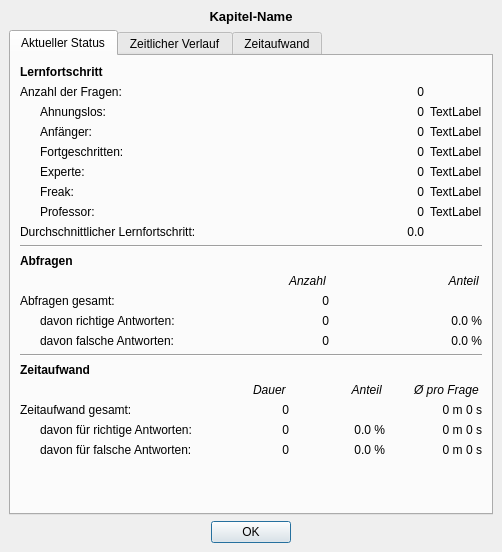
<ui version="4.0" >
 <class>DlgLearnStatistic</class>
 <widget class="QDialog" name="DlgLearnStatistic" >
  <property name="geometry" >
   <rect>
    <x>0</x>
    <y>0</y>
    <width>502</width>
    <height>552</height>
   </rect>
  </property>
  <property name="windowTitle" >
   <string>Lernstatistik</string>
  </property>
  <layout class="QVBoxLayout" >
   <property name="margin" >
    <number>9</number>
   </property>
   <property name="spacing" >
    <number>6</number>
   </property>
   <item>
    <widget class="QLabel" name="labChapter" >
     <property name="font" >
      <font>
       <family>MS Shell Dlg 2</family>
       <pointsize>10</pointsize>
       <weight>75</weight>
       <italic>false</italic>
       <bold>true</bold>
       <underline>false</underline>
       <strikeout>false</strikeout>
      </font>
     </property>
     <property name="text" >
      <string>Kapitel-Name</string>
     </property>
     <property name="alignment" >
      <set>Qt::AlignCenter</set>
     </property>
    </widget>
   </item>
   <item>
    <widget class="QTabWidget" name="tabWidget" >
     <property name="currentIndex" >
      <number>0</number>
     </property>
     <widget class="QWidget" name="tab" >
      <attribute name="title" >
       <string>Aktueller Status</string>
      </attribute>
      <layout class="QVBoxLayout" >
       <property name="margin" >
        <number>9</number>
       </property>
       <property name="spacing" >
        <number>6</number>
       </property>
       <item>
        <widget class="QLabel" name="label_15" >
         <property name="font" >
          <font>
           <weight>75</weight>
           <bold>true</bold>
          </font>
         </property>
         <property name="text" >
          <string>Lernfortschritt</string>
         </property>
        </widget>
       </item>
       <item>
        <layout class="QGridLayout" >
         <property name="margin" >
          <number>0</number>
         </property>
         <property name="spacing" >
          <number>6</number>
         </property>
         <item row="7" column="0" >
          <widget class="QLabel" name="label_4" >
           <property name="text" >
            <string>Durchschnittlicher Lernfortschritt:</string>
           </property>
          </widget>
         </item>
         <item row="4" column="3" >
          <widget class="QLabel" name="labChapterRareBar" >
           <property name="text" >
            <string>TextLabel</string>
           </property>
          </widget>
         </item>
         <item row="0" column="3" >
          <widget class="QLabel" name="labChapterCountBar" >
           <property name="text" >
            <string/>
           </property>
          </widget>
         </item>
         <item row="5" column="2" >
          <widget class="QLabel" name="labChapterVeryRare" >
           <property name="text" >
            <string>0</string>
           </property>
           <property name="alignment" >
            <set>Qt::AlignRight|Qt::AlignTrailing|Qt::AlignVCenter</set>
           </property>
          </widget>
         </item>
         <item row="2" column="0" >
          <widget class="QLabel" name="label_11" >
           <property name="text" >
            <string>Anfänger:</string>
           </property>
           <property name="indent" >
            <number>20</number>
           </property>
          </widget>
         </item>
         <item row="4" column="2" >
          <widget class="QLabel" name="labChapterRare" >
           <property name="text" >
            <string>0</string>
           </property>
           <property name="alignment" >
            <set>Qt::AlignRight|Qt::AlignTrailing|Qt::AlignVCenter</set>
           </property>
          </widget>
         </item>
         <item row="7" column="2" >
          <widget class="QLabel" name="labChapterAvgText" >
           <property name="toolTip" >
            <string>0.0 = Ahnungslos&lt;br>1.0 = Anfänger&lt;br>2.0 = Fortgeschritten&lt;br>3.0 = Experte&lt;br>4.0 = Freak&lt;br>5.0 = Professor</string>
           </property>
           <property name="text" >
            <string>0.0</string>
           </property>
           <property name="alignment" >
            <set>Qt::AlignRight|Qt::AlignTrailing|Qt::AlignVCenter</set>
           </property>
          </widget>
         </item>
         <item row="5" column="0" >
          <widget class="QLabel" name="label_14" >
           <property name="text" >
            <string>Freak:</string>
           </property>
           <property name="indent" >
            <number>20</number>
           </property>
          </widget>
         </item>
         <item row="3" column="3" >
          <widget class="QLabel" name="labChapterNormalBar" >
           <property name="text" >
            <string>TextLabel</string>
           </property>
          </widget>
         </item>
         <item row="0" column="2" >
          <widget class="QLabel" name="labChapterCount" >
           <property name="toolTip" >
            <string>Gesamt-Anzahl der Fragen dieses Kapitels</string>
           </property>
           <property name="text" >
            <string>0</string>
           </property>
           <property name="alignment" >
            <set>Qt::AlignRight|Qt::AlignTrailing|Qt::AlignVCenter</set>
           </property>
          </widget>
         </item>
         <item row="6" column="2" >
          <widget class="QLabel" name="labChapterExtremeRare" >
           <property name="text" >
            <string>0</string>
           </property>
           <property name="alignment" >
            <set>Qt::AlignRight|Qt::AlignTrailing|Qt::AlignVCenter</set>
           </property>
          </widget>
         </item>
         <item row="3" column="0" >
          <widget class="QLabel" name="label_12" >
           <property name="text" >
            <string>Fortgeschritten:</string>
           </property>
           <property name="indent" >
            <number>20</number>
           </property>
          </widget>
         </item>
         <item row="2" column="2" >
          <widget class="QLabel" name="labChapterOften" >
           <property name="text" >
            <string>0</string>
           </property>
           <property name="alignment" >
            <set>Qt::AlignRight|Qt::AlignTrailing|Qt::AlignVCenter</set>
           </property>
          </widget>
         </item>
         <item row="1" column="2" >
          <widget class="QLabel" name="labChapterVeryOften" >
           <property name="minimumSize" >
            <size>
             <width>40</width>
             <height>0</height>
            </size>
           </property>
           <property name="text" >
            <string>0</string>
           </property>
           <property name="alignment" >
            <set>Qt::AlignRight|Qt::AlignTrailing|Qt::AlignVCenter</set>
           </property>
          </widget>
         </item>
         <item row="4" column="1" >
          <widget class="QLabel" name="label_9" >
           <property name="sizePolicy" >
            <sizepolicy>
             <hsizetype>1</hsizetype>
             <vsizetype>5</vsizetype>
             <horstretch>0</horstretch>
             <verstretch>0</verstretch>
            </sizepolicy>
           </property>
           <property name="text" >
            <string/>
           </property>
           <property name="pixmap" >
            <pixmap resource="afutrainer.qrc" >:/icons/16x16/level3.png</pixmap>
           </property>
          </widget>
         </item>
         <item row="1" column="1" >
          <widget class="QLabel" name="label_6" >
           <property name="sizePolicy" >
            <sizepolicy>
             <hsizetype>1</hsizetype>
             <vsizetype>5</vsizetype>
             <horstretch>0</horstretch>
             <verstretch>0</verstretch>
            </sizepolicy>
           </property>
           <property name="text" >
            <string/>
           </property>
           <property name="pixmap" >
            <pixmap resource="afutrainer.qrc" >:/icons/16x16/level0.png</pixmap>
           </property>
          </widget>
         </item>
         <item row="0" column="0" >
          <widget class="QLabel" name="label" >
           <property name="text" >
            <string>Anzahl der Fragen:</string>
           </property>
          </widget>
         </item>
         <item row="3" column="2" >
          <widget class="QLabel" name="labChapterNormal" >
           <property name="text" >
            <string>0</string>
           </property>
           <property name="alignment" >
            <set>Qt::AlignRight|Qt::AlignTrailing|Qt::AlignVCenter</set>
           </property>
          </widget>
         </item>
         <item row="6" column="3" >
          <widget class="QLabel" name="labChapterExtremeRareBar" >
           <property name="text" >
            <string>TextLabel</string>
           </property>
          </widget>
         </item>
         <item row="4" column="0" >
          <widget class="QLabel" name="label_13" >
           <property name="text" >
            <string>Experte:</string>
           </property>
           <property name="indent" >
            <number>20</number>
           </property>
          </widget>
         </item>
         <item row="6" column="0" >
          <widget class="QLabel" name="label_3" >
           <property name="text" >
            <string>Professor:</string>
           </property>
           <property name="indent" >
            <number>20</number>
           </property>
          </widget>
         </item>
         <item row="3" column="1" >
          <widget class="QLabel" name="label_8" >
           <property name="sizePolicy" >
            <sizepolicy>
             <hsizetype>1</hsizetype>
             <vsizetype>5</vsizetype>
             <horstretch>0</horstretch>
             <verstretch>0</verstretch>
            </sizepolicy>
           </property>
           <property name="text" >
            <string/>
           </property>
           <property name="pixmap" >
            <pixmap resource="afutrainer.qrc" >:/icons/16x16/level2.png</pixmap>
           </property>
          </widget>
         </item>
         <item row="7" column="1" >
          <widget class="QLabel" name="labChapterAvgIcon" >
           <property name="text" >
            <string/>
           </property>
           <property name="pixmap" >
            <pixmap resource="afutrainer.qrc" >:/icons/16x16/level0.png</pixmap>
           </property>
          </widget>
         </item>
         <item row="6" column="1" >
          <widget class="QLabel" name="label_19" >
           <property name="toolTip" >
            <string>Smiley mit Doktorhut</string>
           </property>
           <property name="text" >
            <string/>
           </property>
           <property name="pixmap" >
            <pixmap resource="afutrainer.qrc" >:/icons/16x16/level5.png</pixmap>
           </property>
          </widget>
         </item>
         <item row="5" column="1" >
          <widget class="QLabel" name="label_10" >
           <property name="sizePolicy" >
            <sizepolicy>
             <hsizetype>1</hsizetype>
             <vsizetype>5</vsizetype>
             <horstretch>0</horstretch>
             <verstretch>0</verstretch>
            </sizepolicy>
           </property>
           <property name="text" >
            <string/>
           </property>
           <property name="pixmap" >
            <pixmap resource="afutrainer.qrc" >:/icons/16x16/level4.png</pixmap>
           </property>
          </widget>
         </item>
         <item row="1" column="3" >
          <widget class="QLabel" name="labChapterVeryOftenBar" >
           <property name="text" >
            <string>TextLabel</string>
           </property>
          </widget>
         </item>
         <item row="1" column="0" >
          <widget class="QLabel" name="label_5" >
           <property name="sizePolicy" >
            <sizepolicy>
             <hsizetype>3</hsizetype>
             <vsizetype>5</vsizetype>
             <horstretch>0</horstretch>
             <verstretch>0</verstretch>
            </sizepolicy>
           </property>
           <property name="text" >
            <string>Ahnungslos:</string>
           </property>
           <property name="indent" >
            <number>20</number>
           </property>
          </widget>
         </item>
         <item row="2" column="3" >
          <widget class="QLabel" name="labChapterOftenBar" >
           <property name="text" >
            <string>TextLabel</string>
           </property>
          </widget>
         </item>
         <item row="5" column="3" >
          <widget class="QLabel" name="labChapterVeryRareBar" >
           <property name="text" >
            <string>TextLabel</string>
           </property>
          </widget>
         </item>
         <item row="2" column="1" >
          <widget class="QLabel" name="label_7" >
           <property name="sizePolicy" >
            <sizepolicy>
             <hsizetype>1</hsizetype>
             <vsizetype>5</vsizetype>
             <horstretch>0</horstretch>
             <verstretch>0</verstretch>
            </sizepolicy>
           </property>
           <property name="text" >
            <string/>
           </property>
           <property name="pixmap" >
            <pixmap resource="afutrainer.qrc" >:/icons/16x16/level1.png</pixmap>
           </property>
          </widget>
         </item>
        </layout>
       </item>
       <item>
        <widget class="Line" name="line" >
         <property name="orientation" >
          <enum>Qt::Horizontal</enum>
         </property>
        </widget>
       </item>
       <item>
        <widget class="QLabel" name="label_16" >
         <property name="font" >
          <font>
           <weight>75</weight>
           <bold>true</bold>
          </font>
         </property>
         <property name="text" >
          <string>Abfragen</string>
         </property>
        </widget>
       </item>
       <item>
        <layout class="QGridLayout" >
         <property name="margin" >
          <number>0</number>
         </property>
         <property name="spacing" >
          <number>6</number>
         </property>
         <item row="2" column="1" >
          <widget class="QLabel" name="labClickCorrect" >
           <property name="text" >
            <string>0</string>
           </property>
           <property name="alignment" >
            <set>Qt::AlignRight|Qt::AlignTrailing|Qt::AlignVCenter</set>
           </property>
          </widget>
         </item>
         <item row="2" column="2" >
          <widget class="QLabel" name="labClickCorrectP" >
           <property name="text" >
            <string>0.0 %</string>
           </property>
           <property name="alignment" >
            <set>Qt::AlignRight|Qt::AlignTrailing|Qt::AlignVCenter</set>
           </property>
          </widget>
         </item>
         <item row="3" column="0" >
          <widget class="QLabel" name="label_20" >
           <property name="text" >
            <string>davon falsche Antworten:</string>
           </property>
           <property name="indent" >
            <number>20</number>
           </property>
          </widget>
         </item>
         <item row="2" column="0" >
          <widget class="QLabel" name="label_18" >
           <property name="text" >
            <string>davon richtige Antworten:</string>
           </property>
           <property name="indent" >
            <number>20</number>
           </property>
          </widget>
         </item>
         <item row="3" column="1" >
          <widget class="QLabel" name="labClickWrong" >
           <property name="text" >
            <string>0</string>
           </property>
           <property name="alignment" >
            <set>Qt::AlignRight|Qt::AlignTrailing|Qt::AlignVCenter</set>
           </property>
          </widget>
         </item>
         <item row="1" column="0" >
          <widget class="QLabel" name="label_17" >
           <property name="text" >
            <string>Abfragen gesamt:</string>
           </property>
          </widget>
         </item>
         <item row="1" column="1" >
          <widget class="QLabel" name="labClickCount" >
           <property name="text" >
            <string>0</string>
           </property>
           <property name="alignment" >
            <set>Qt::AlignRight|Qt::AlignTrailing|Qt::AlignVCenter</set>
           </property>
          </widget>
         </item>
         <item row="3" column="2" >
          <widget class="QLabel" name="labClickWrongP" >
           <property name="text" >
            <string>0.0 %</string>
           </property>
           <property name="alignment" >
            <set>Qt::AlignRight|Qt::AlignTrailing|Qt::AlignVCenter</set>
           </property>
          </widget>
         </item>
         <item row="0" column="1" >
          <widget class="QLabel" name="label_28" >
           <property name="font" >
            <font>
             <italic>true</italic>
            </font>
           </property>
           <property name="text" >
            <string>Anzahl </string>
           </property>
           <property name="alignment" >
            <set>Qt::AlignRight|Qt::AlignTrailing|Qt::AlignVCenter</set>
           </property>
          </widget>
         </item>
         <item row="0" column="2" >
          <widget class="QLabel" name="label_29" >
           <property name="font" >
            <font>
             <italic>true</italic>
            </font>
           </property>
           <property name="text" >
            <string>Anteil </string>
           </property>
           <property name="alignment" >
            <set>Qt::AlignRight|Qt::AlignTrailing|Qt::AlignVCenter</set>
           </property>
          </widget>
         </item>
        </layout>
       </item>
       <item>
        <widget class="Line" name="line_2" >
         <property name="orientation" >
          <enum>Qt::Horizontal</enum>
         </property>
        </widget>
       </item>
       <item>
        <widget class="QLabel" name="label_24" >
         <property name="font" >
          <font>
           <weight>75</weight>
           <bold>true</bold>
          </font>
         </property>
         <property name="text" >
          <string>Zeitaufwand</string>
         </property>
        </widget>
       </item>
       <item>
        <layout class="QGridLayout" >
         <property name="margin" >
          <number>0</number>
         </property>
         <property name="spacing" >
          <number>6</number>
         </property>
         <item row="3" column="2" >
          <widget class="QLabel" name="labTimeExpeditureWrongP" >
           <property name="text" >
            <string>0.0 %</string>
           </property>
           <property name="alignment" >
            <set>Qt::AlignRight|Qt::AlignTrailing|Qt::AlignVCenter</set>
           </property>
          </widget>
         </item>
         <item row="2" column="2" >
          <widget class="QLabel" name="labTimeExpeditureCorrectP" >
           <property name="text" >
            <string>0.0 %</string>
           </property>
           <property name="alignment" >
            <set>Qt::AlignRight|Qt::AlignTrailing|Qt::AlignVCenter</set>
           </property>
          </widget>
         </item>
         <item row="2" column="0" >
          <widget class="QLabel" name="label_22" >
           <property name="text" >
            <string>davon für richtige Antworten:</string>
           </property>
           <property name="indent" >
            <number>20</number>
           </property>
          </widget>
         </item>
         <item row="2" column="3" >
          <widget class="QLabel" name="labTimePerQuestionCorrect" >
           <property name="text" >
            <string>0 m 0 s</string>
           </property>
           <property name="alignment" >
            <set>Qt::AlignRight|Qt::AlignTrailing|Qt::AlignVCenter</set>
           </property>
          </widget>
         </item>
         <item row="3" column="3" >
          <widget class="QLabel" name="labTimePerQuestionWrong" >
           <property name="text" >
            <string>0 m 0 s</string>
           </property>
           <property name="alignment" >
            <set>Qt::AlignRight|Qt::AlignTrailing|Qt::AlignVCenter</set>
           </property>
          </widget>
         </item>
         <item row="1" column="0" >
          <widget class="QLabel" name="label_21" >
           <property name="text" >
            <string>Zeitaufwand gesamt:</string>
           </property>
          </widget>
         </item>
         <item row="1" column="1" >
          <widget class="QLabel" name="labTimeExpediture" >
           <property name="text" >
            <string>0</string>
           </property>
           <property name="alignment" >
            <set>Qt::AlignRight|Qt::AlignTrailing|Qt::AlignVCenter</set>
           </property>
          </widget>
         </item>
         <item row="3" column="1" >
          <widget class="QLabel" name="labTimeExpeditureWrong" >
           <property name="text" >
            <string>0</string>
           </property>
           <property name="alignment" >
            <set>Qt::AlignRight|Qt::AlignTrailing|Qt::AlignVCenter</set>
           </property>
          </widget>
         </item>
         <item row="3" column="0" >
          <widget class="QLabel" name="label_23" >
           <property name="text" >
            <string>davon für falsche Antworten:</string>
           </property>
           <property name="indent" >
            <number>20</number>
           </property>
          </widget>
         </item>
         <item row="2" column="1" >
          <widget class="QLabel" name="labTimeExpeditureCorrect" >
           <property name="text" >
            <string>0</string>
           </property>
           <property name="alignment" >
            <set>Qt::AlignRight|Qt::AlignTrailing|Qt::AlignVCenter</set>
           </property>
          </widget>
         </item>
         <item row="0" column="1" >
          <widget class="QLabel" name="label_25" >
           <property name="font" >
            <font>
             <italic>true</italic>
            </font>
           </property>
           <property name="text" >
            <string>Dauer </string>
           </property>
           <property name="alignment" >
            <set>Qt::AlignRight|Qt::AlignTrailing|Qt::AlignVCenter</set>
           </property>
          </widget>
         </item>
         <item row="0" column="2" >
          <widget class="QLabel" name="label_26" >
           <property name="font" >
            <font>
             <italic>true</italic>
            </font>
           </property>
           <property name="text" >
            <string>Anteil </string>
           </property>
           <property name="alignment" >
            <set>Qt::AlignRight|Qt::AlignTrailing|Qt::AlignVCenter</set>
           </property>
          </widget>
         </item>
         <item row="0" column="3" >
          <widget class="QLabel" name="label_27" >
           <property name="font" >
            <font>
             <italic>true</italic>
            </font>
           </property>
           <property name="text" >
            <string>Ø pro Frage </string>
           </property>
           <property name="alignment" >
            <set>Qt::AlignRight|Qt::AlignTrailing|Qt::AlignVCenter</set>
           </property>
          </widget>
         </item>
         <item row="1" column="3" >
          <widget class="QLabel" name="labTimePerQuestion" >
           <property name="text" >
            <string>0 m 0 s</string>
           </property>
           <property name="alignment" >
            <set>Qt::AlignRight|Qt::AlignTrailing|Qt::AlignVCenter</set>
           </property>
          </widget>
         </item>
        </layout>
       </item>
       <item>
        <spacer>
         <property name="orientation" >
          <enum>Qt::Vertical</enum>
         </property>
         <property name="sizeHint" >
          <size>
           <width>20</width>
           <height>40</height>
          </size>
         </property>
        </spacer>
       </item>
      </layout>
     </widget>
     <widget class="QWidget" name="tab_2" >
      <attribute name="title" >
       <string>Zeitlicher Verlauf</string>
      </attribute>
      <layout class="QVBoxLayout" >
       <property name="margin" >
        <number>9</number>
       </property>
       <property name="spacing" >
        <number>6</number>
       </property>
       <item>
        <layout class="QHBoxLayout" >
         <property name="margin" >
          <number>0</number>
         </property>
         <property name="spacing" >
          <number>6</number>
         </property>
         <item>
          <widget class="QLabel" name="label_2" >
           <property name="text" >
            <string>Zeitraum:</string>
           </property>
          </widget>
         </item>
         <item>
          <widget class="QComboBox" name="cbPeriod" >
           <property name="minimumSize" >
            <size>
             <width>200</width>
             <height>0</height>
            </size>
           </property>
          </widget>
         </item>
         <item>
          <spacer>
           <property name="orientation" >
            <enum>Qt::Horizontal</enum>
           </property>
           <property name="sizeHint" >
            <size>
             <width>40</width>
             <height>20</height>
            </size>
           </property>
          </spacer>
         </item>
        </layout>
       </item>
       <item>
        <widget class="QGroupBox" name="groupLevel" >
         <property name="minimumSize" >
          <size>
           <width>0</width>
           <height>200</height>
          </size>
         </property>
         <property name="title" >
          <string>Lernfortschritt</string>
         </property>
         <layout class="QVBoxLayout" >
          <property name="margin" >
           <number>9</number>
          </property>
          <property name="spacing" >
           <number>6</number>
          </property>
         </layout>
        </widget>
       </item>
       <item>
        <widget class="QGroupBox" name="groupClicked" >
         <property name="minimumSize" >
          <size>
           <width>0</width>
           <height>200</height>
          </size>
         </property>
         <property name="title" >
          <string>Abfragen</string>
         </property>
         <layout class="QVBoxLayout" >
          <property name="margin" >
           <number>9</number>
          </property>
          <property name="spacing" >
           <number>6</number>
          </property>
         </layout>
        </widget>
       </item>
      </layout>
     </widget>
     <widget class="QWidget" name="tab_3" >
      <attribute name="title" >
       <string>Zeitaufwand</string>
      </attribute>
      <layout class="QVBoxLayout" >
       <property name="margin" >
        <number>9</number>
       </property>
       <property name="spacing" >
        <number>6</number>
       </property>
       <item>
        <layout class="QHBoxLayout" >
         <property name="margin" >
          <number>0</number>
         </property>
         <property name="spacing" >
          <number>6</number>
         </property>
         <item>
          <widget class="QLabel" name="label_30" >
           <property name="text" >
            <string>Zeitraum:</string>
           </property>
          </widget>
         </item>
         <item>
          <widget class="QComboBox" name="cbPeriod2" >
           <property name="minimumSize" >
            <size>
             <width>200</width>
             <height>0</height>
            </size>
           </property>
          </widget>
         </item>
         <item>
          <spacer>
           <property name="orientation" >
            <enum>Qt::Horizontal</enum>
           </property>
           <property name="sizeHint" >
            <size>
             <width>40</width>
             <height>20</height>
            </size>
           </property>
          </spacer>
         </item>
        </layout>
       </item>
       <item>
        <widget class="QGroupBox" name="groupTimeExpediture" >
         <property name="minimumSize" >
          <size>
           <width>0</width>
           <height>200</height>
          </size>
         </property>
         <property name="title" >
          <string>Zeitaufwand [min]</string>
         </property>
         <layout class="QVBoxLayout" >
          <property name="margin" >
           <number>9</number>
          </property>
          <property name="spacing" >
           <number>6</number>
          </property>
         </layout>
        </widget>
       </item>
       <item>
        <spacer>
         <property name="orientation" >
          <enum>Qt::Vertical</enum>
         </property>
         <property name="sizeHint" >
          <size>
           <width>20</width>
           <height>40</height>
          </size>
         </property>
        </spacer>
       </item>
      </layout>
     </widget>
    </widget>
   </item>
   <item>
    <widget class="QDialogButtonBox" name="buttonBox" >
     <property name="orientation" >
      <enum>Qt::Horizontal</enum>
     </property>
     <property name="standardButtons" >
      <set>QDialogButtonBox::Ok</set>
     </property>
     <property name="centerButtons" >
      <bool>true</bool>
     </property>
    </widget>
   </item>
  </layout>
 </widget>
 <tabstops>
  <tabstop>tabWidget</tabstop>
  <tabstop>buttonBox</tabstop>
  <tabstop>cbPeriod</tabstop>
 </tabstops>
 <resources/>
 <connections>
  <connection>
   <sender>buttonBox</sender>
   <signal>accepted()</signal>
   <receiver>DlgLearnStatistic</receiver>
   <slot>accept()</slot>
   <hints>
    <hint type="sourcelabel" >
     <x>248</x>
     <y>254</y>
    </hint>
    <hint type="destinationlabel" >
     <x>157</x>
     <y>274</y>
    </hint>
   </hints>
  </connection>
  <connection>
   <sender>buttonBox</sender>
   <signal>rejected()</signal>
   <receiver>DlgLearnStatistic</receiver>
   <slot>reject()</slot>
   <hints>
    <hint type="sourcelabel" >
     <x>316</x>
     <y>260</y>
    </hint>
    <hint type="destinationlabel" >
     <x>286</x>
     <y>274</y>
    </hint>
   </hints>
  </connection>
 </connections>
</ui>
